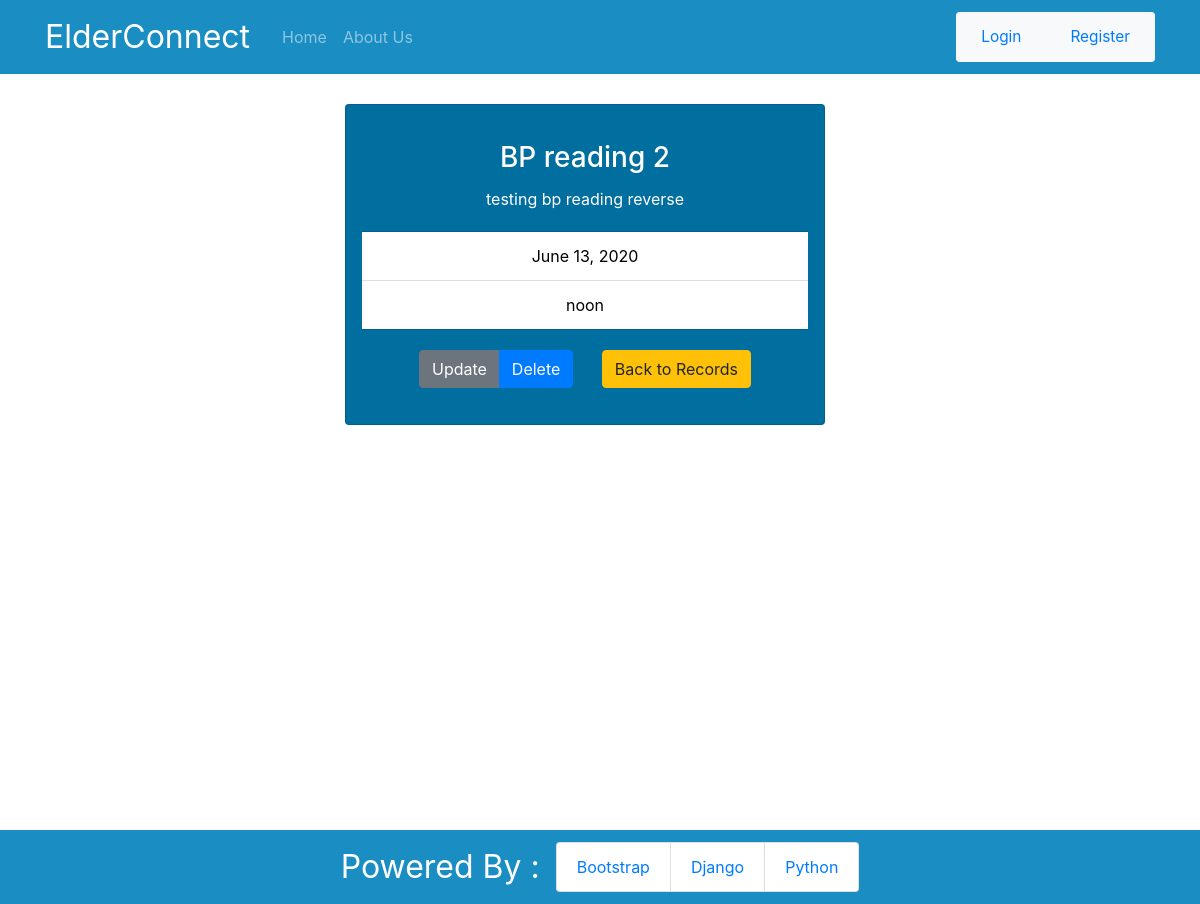
Screenshot of /blood-pressure/6/ with the database file from the repository.
### app/models.py (models this page shows, shortened)
class BloodPressure(models.Model):
    title = models.CharField(max_length=100)
    comments = models.CharField(max_length=300)
    date = models.DateField(default=date.today)
    time = models.TimeField()
    systolic = models.PositiveIntegerField(validators=[MaxValueValidator(300)])
    diastolic = models.PositiveIntegerField(validators=[MaxValueValidator(250)])
    user = models.ForeignKey(User, on_delete=models.CASCADE)

### app/views.py (the view)
# urls.py: path('blood-pressure/<int:pk>/', views.BPDetailView.as_view(), name='bp-detail'),
class BPDetailView(DetailView):
    model = BloodPressure

### app/templates/app/bloodpressure_detail.html
{% extends 'app/base.html' %}
{% block content %}
<div class="text-center">
    <div class="row container-fluid justify-content-center">
        <div class="card reminder-detail">
            <div class="card-body">
                <h3 class="card-title">{{ object.title}}</h3>
                <p class="card-text">{{ object.comments }}</p>
            </div>
            <ul class="list-group list-group-flush reminder-detail-timings">
                <li class="list-group-item ">{{ object.date }}</li>
                <li class="list-group-item ">{{ object.time }}</li>
            </ul>
            <div class="card-body">
                <div class="btn-group mr-4">
                    <a class="btn btn-secondary" href="{% url 'bp-update' object.id %}" >Update</a>
                    <a class="btn btn-primary" href="{% url 'bp-delete' object.id %}" >Delete</a>
                </div>
                <div class="btn-group">
                    <a class="btn btn-warning" href="{% url 'bp' %}" class=>Back to Records</a>
                </div>
            </div>
        </div>
    </div>
</div>
{% endblock content %}

### app/static/app/main.css (style rules this page uses)
.base-body { margin-top: 6.5em; }
.card { background-color: #006E9E; color: white; }
.reminder-detail { padding: 1em; width: 30em; }
.reminder-detail-timings { color: black; }

### rows the page displays
BloodPressure: title "BP reading 2", comments "testing bp reading reverse", date "June 13, 2020", time "noon"
